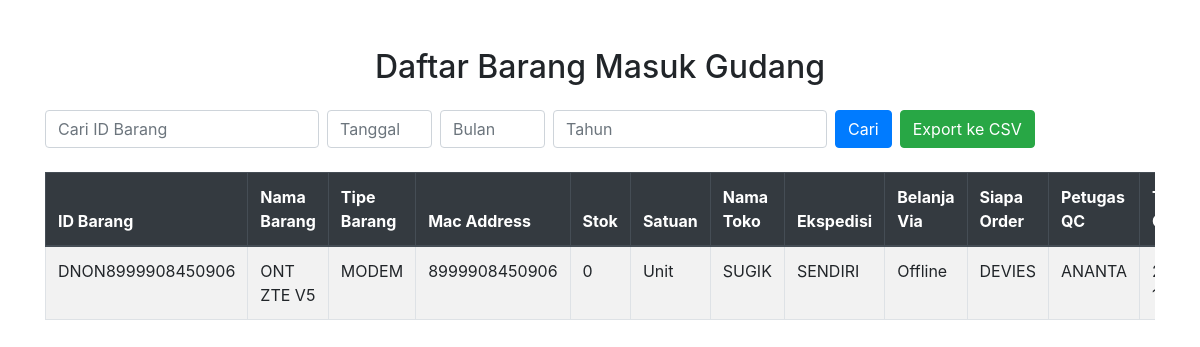
The page /gudang/barang_masuk_gudang.php on the database its author committed.
### tables this page shows
CREATE TABLE `barang_masuk_gudang` (
  `id_barang` varchar(50) NOT NULL,
  `nama_barang` varchar(100) DEFAULT NULL,
  `tipe_barang` varchar(50) DEFAULT NULL,
  `mac_address` varchar(50) DEFAULT NULL,
  `stok` int(11) DEFAULT NULL,
  `satuan_barang` varchar(20) DEFAULT NULL,
  `nama_toko` varchar(100) DEFAULT NULL,
  `ekspedisi` varchar(100) DEFAULT NULL,
  `belanja_via` varchar(50) DEFAULT NULL,
  `siapa_order` varchar(100) DEFAULT NULL,
  `petugas_qc` varchar(100) DEFAULT NULL,
  `tanggal_order` date DEFAULT NULL,
  `tanggal_datang` date DEFAULT NULL,
  `tanggal_qc` date DEFAULT NULL,
  `keterangan` text DEFAULT NULL
);

### gudang/barang_masuk_gudang.php (the view, shortened to what this page needs)
<?php
require '../belanja/db.php';
$id_barang = '';
$tanggal = '';
$bulan = '';
$tahun = '';
if ($_SERVER['REQUEST_METHOD'] == 'GET') {
    $id_barang = isset($_GET['id_barang']) ? $_GET['id_barang'] : '';
    $tanggal = isset($_GET['tanggal']) ? $_GET['tanggal'] : '';
    $bulan = isset($_GET['bulan']) ? $_GET['bulan'] : '';
    $tahun = isset($_GET['tahun']) ? $_GET['tahun'] : '';
    $query = "SELECT * FROM barang_masuk_gudang WHERE 1";
    $stmt = $pdo->query($query);
} else {
    $stmt = $pdo->query("SELECT * FROM barang_masuk_gudang");
}
?>
<!DOCTYPE html>
<html>
<head>
    <link href="https://stackpath.bootstrapcdn.com/bootstrap/4.3.1/css/bootstrap.min.css" rel="stylesheet">
</head>
<body>
    <div class="container mt-5">
        <h2 class="mb-4 text-center">Daftar Barang Masuk Gudang</h2>
        <form method="GET" action="" class="form-inline mb-4">
            <input type="text" name="id_barang" class="form-control mr-2" placeholder="Cari ID Barang" value="<?php echo htmlspecialchars($id_barang); ?>">
            <input type="number" name="tanggal" class="form-control mr-2" placeholder="Tanggal" value="<?php echo htmlspecialchars($tanggal); ?>" min="1" max="31">
            <input type="number" name="bulan" class="form-control mr-2" placeholder="Bulan" value="<?php echo htmlspecialchars($bulan); ?>" min="1" max="12">
            <input type="number" name="tahun" class="form-control mr-2" placeholder="Tahun" value="<?php echo htmlspecialchars($tahun); ?>" min="2000">
            <button type="submit" class="btn btn-primary">Cari</button>
            <a href="?export=true" class="btn btn-success ml-2">Export ke CSV</a>
        </form>
        <div class="table-responsive">
            <table class="table table-striped table-bordered">
                <thead class="thead-dark">
                    <tr>
                        <th>ID Barang</th>
                        <th>Nama Barang</th>
                        <th>Tipe Barang</th>
                        <th>Mac Address</th>
                        <th>Stok</th>
                        <th>Satuan</th>
                        <th>Nama Toko</th>
                        <th>Ekspedisi</th>
                        <th>Belanja Via</th>
                        <th>Siapa Order</th>
                        <th>Petugas QC</th>
                        <th>Tanggal Order</th>
                    </tr>
                </thead>
                <tbody>
                    <?php while ($row = $stmt->fetch()) { ?>
                        <tr>
                            <td><?php echo $row['id_barang']; ?></td>
                            <td><?php echo $row['nama_barang']; ?></td>
                            <td><?php echo $row['tipe_barang']; ?></td>
                            <td><?php echo $row['mac_address']; ?></td>
                            <td><?php echo $row['stok']; ?></td>
                            <td><?php echo $row['satuan_barang']; ?></td>
                            <td><?php echo $row['nama_toko']; ?></td>
                            <td><?php echo $row['ekspedisi']; ?></td>
                            <td><?php echo $row['belanja_via']; ?></td>
                            <td><?php echo $row['siapa_order']; ?></td>
                            <td><?php echo $row['petugas_qc']; ?></td>
                            <td><?php echo $row['tanggal_order']; ?></td>
                        </tr>
                    <?php } ?>
                </tbody>
            </table>
        </div>
    </div>
</body>
</html>

### rows shown on the page
barang_masuk_gudang: id_barang "DNON8999908450906", nama_barang "ONT ZTE V5", tipe_barang "MODEM", mac_address "8999908450906", stok "0", satuan_barang "Unit", nama_toko "SUGIK", ekspedisi "SENDIRI", belanja_via "Offline", siapa_order "DEVIES", petugas_qc "ANANTA"
